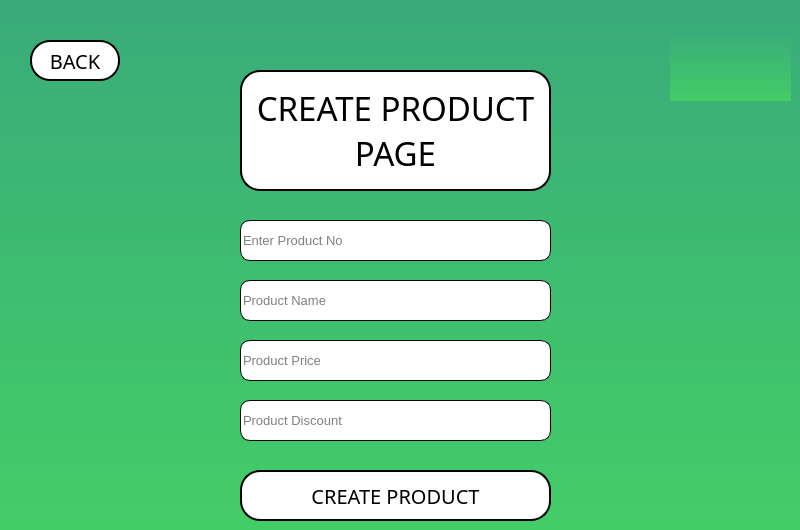
    <widget class="QWidget" name="CREATE_PRODUCT_page">
     <property name="styleSheet">
      <string notr="true">background-color: qlineargradient(spread:pad, x1:1, y1:1, x2:1, y2:0, stop:0 rgba(67, 205, 103, 255), stop:1 rgba(57, 171, 122, 255));</string>
     </property>
     <widget class="QLabel" name="Creat_P_lab">
      <property name="geometry">
       <rect>
        <x>240</x>
        <y>70</y>
        <width>311</width>
        <height>121</height>
       </rect>
      </property>
      <property name="font">
       <font>
        <family>Fugaz One</family>
        <pointsize>25</pointsize>
       </font>
      </property>
      <property name="styleSheet">
       <string notr="true">background-color: rgb(255, 255, 255);
color: rgb(0, 0, 0);
border-style: solid;
border-color: black;
border-width: 2px;
border-radius: 20px;</string>
      </property>
      <property name="text">
       <string>CREATE PRODUCT
PAGE</string>
      </property>
      <property name="alignment">
       <set>Qt::AlignCenter</set>
      </property>
     </widget>
     <widget class="QPushButton" name="Back_Create_P">
      <property name="geometry">
       <rect>
        <x>30</x>
        <y>40</y>
        <width>90</width>
        <height>41</height>
       </rect>
      </property>
      <property name="font">
       <font>
        <family>Fugaz One</family>
        <pointsize>15</pointsize>
       </font>
      </property>
      <property name="styleSheet">
       <string notr="true">
QPushButton#Back_Create_P {
     background-color:  rgb(255, 255, 255);
	color: rgb(0, 0, 0);
	border-style: solid;
	border-color: black;
	border-width: 2px;
	border-radius: 20px;
 }


 QPushButton#Back_Create_P:pressed {
     background-color:  rgb(169,169,169) ; 
	color:rgb(0, 0, 0);
	border-style: solid;
	border-color: black;
	border-width: 5px;
	border-radius: 30px;
 }
 QPushButton#Back_Create_P:hover {
     background-color: rgb(211,211,211);
	color: rgb(0, 0, 0);
	border-style: solid;
	border-color: black;
	border-width: 2px;
	border-radius: 20px;
	transition: 2s;
 }
</string>
      </property>
      <property name="text">
       <string>BACK</string>
      </property>
     </widget>
     <widget class="QLabel" name="C_P_P_Logo">
      <property name="geometry">
       <rect>
        <x>670</x>
        <y>30</y>
        <width>121</width>
        <height>71</height>
       </rect>
      </property>
      <property name="font">
       <font>
        <family>Fugaz One</family>
        <pointsize>50</pointsize>
       </font>
      </property>
      <property name="styleSheet">
       <string notr="true"/>
      </property>
      <property name="text">
       <string/>
      </property>
      <property name="pixmap">
       <pixmap resource="Resource.qrc">:/Resource/IMG/LOGO.png</pixmap>
      </property>
      <property name="scaledContents">
       <bool>true</bool>
      </property>
      <property name="alignment">
       <set>Qt::AlignCenter</set>
      </property>
     </widget>
     <widget class="QLineEdit" name="C_P_product_no">
      <property name="geometry">
       <rect>
        <x>240</x>
        <y>220</y>
        <width>311</width>
        <height>41</height>
       </rect>
      </property>
      <property name="font">
       <font>
        <pointsize>10</pointsize>
       </font>
      </property>
      <property name="styleSheet">
       <string notr="true">background-color: rgb(255, 255, 255);
color: rgb(0, 0, 0);
border-style: solid;
border-color: black;
border-width: 1px;
border-radius: 10px;</string>
      </property>
      <property name="placeholderText">
       <string>Enter Product No</string>
      </property>
     </widget>
     <widget class="QLineEdit" name="C_P_product_name">
      <property name="geometry">
       <rect>
        <x>240</x>
        <y>280</y>
        <width>311</width>
        <height>41</height>
       </rect>
      </property>
      <property name="font">
       <font>
        <pointsize>10</pointsize>
       </font>
      </property>
      <property name="styleSheet">
       <string notr="true">background-color: rgb(255, 255, 255);
color: rgb(0, 0, 0);
border-style: solid;
border-color: black;
border-width: 1px;
border-radius: 10px;</string>
      </property>
      <property name="placeholderText">
       <string notr="true">Product Name</string>
      </property>
     </widget>
     <widget class="QLineEdit" name="C_P_product_price">
      <property name="geometry">
       <rect>
        <x>240</x>
        <y>340</y>
        <width>311</width>
        <height>41</height>
       </rect>
      </property>
      <property name="font">
       <font>
        <pointsize>10</pointsize>
       </font>
      </property>
      <property name="styleSheet">
       <string notr="true">background-color: rgb(255, 255, 255);
color: rgb(0, 0, 0);
border-style: solid;
border-color: black;
border-width: 1px;
border-radius: 10px;</string>
      </property>
      <property name="placeholderText">
       <string notr="true">Product Price</string>
      </property>
     </widget>
     <widget class="QLineEdit" name="C_P_product_price_2">
      <property name="geometry">
       <rect>
        <x>240</x>
        <y>400</y>
        <width>311</width>
        <height>41</height>
       </rect>
      </property>
      <property name="font">
       <font>
        <pointsize>10</pointsize>
       </font>
      </property>
      <property name="styleSheet">
       <string notr="true">background-color: rgb(255, 255, 255);
color: rgb(0, 0, 0);
border-style: solid;
border-color: black;
border-width: 1px;
border-radius: 10px;</string>
      </property>
      <property name="placeholderText">
       <string notr="true">Product Discount</string>
      </property>
     </widget>
     <widget class="QPushButton" name="CREATE_PRODUCT_Update">
      <property name="geometry">
       <rect>
        <x>240</x>
        <y>470</y>
        <width>311</width>
        <height>51</height>
       </rect>
      </property>
      <property name="font">
       <font>
        <family>Fugaz One</family>
        <pointsize>15</pointsize>
       </font>
      </property>
      <property name="styleSheet">
       <string notr="true">
QPushButton#CREATE_PRODUCT_Update {
     background-color:  rgb(255, 255, 255);
	color: rgb(0, 0, 0);
	border-style: solid;
	border-color: black;
	border-width: 2px;
	border-radius: 20px;
 }


 QPushButton#CREATE_PRODUCT_Update:pressed {
     background-color:  rgb(169,169,169) ; 
	color:rgb(0, 0, 0);
	border-style: solid;
	border-color: black;
	border-width: 5px;
	border-radius: 30px;
 }
 QPushButton#CREATE_PRODUCT_Update:hover {
     background-color: rgb(211,211,211);
	color: rgb(0, 0, 0);
	border-style: solid;
	border-color: black;
	border-width: 2px;
	border-radius: 20px;
	transition: 2s;
 }
</string>
      </property>
      <property name="text">
       <string>CREATE PRODUCT</string>
      </property>
     </widget>
    </widget>
